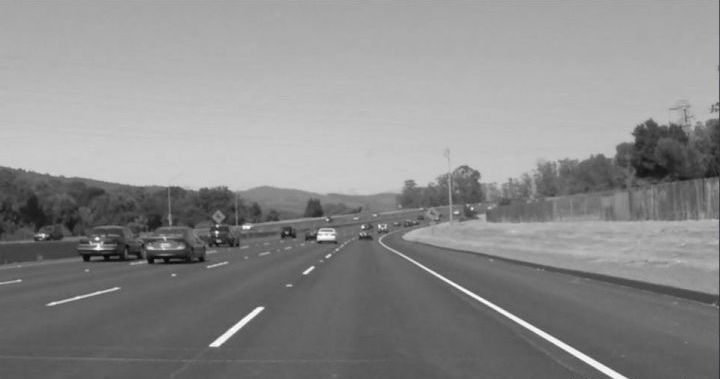
#> input picture Aerial and ADR Image Road Segmentation/Resources/road.jpg, 720 x 379 px
$ python LaneLine_Segmentation.py
#> lines starting #> are read from the running program, lines starting #| are printed output that depends on the picture; after the words box and inside, x2 and y2 are one past the last pixel; in counts of white or black regions, pixels touching at a corner belong together
'''
@program: LaneLine_Segmentation.py

@description: 航拍图像道路提取

@author: doubleZ

@create: 2019/12/13
'''

import numpy as np
import cv2 as cv

# 灰度图转换
def grayscale(image):
    return cv.cvtColor(image, cv.COLOR_RGB2GRAY)

# Canny边缘检测
def canny(image, low_threshold, high_threshold):
    return cv.Canny(image, low_threshold, high_threshold)

# 高斯滤波
def gaussian_blur(image, kernel_size):
    return cv.GaussianBlur(image, (kernel_size, kernel_size), 0)

# 生成感兴趣区域即Mask掩模
def region_of_interest(image, vertices):

    mask = np.zeros_like(image)  # 生成图像大小一致的zeros矩

    # 填充顶点vertices中间区域
    if len(image.shape) > 2:
        channel_count = image.shape[2]
        ignore_mask_color = (255,) * channel_count
    else:
        ignore_mask_color = 255

    # 填充函数
    cv.fillPoly(mask, vertices, ignore_mask_color)
    masked_image = cv.bitwise_and(image, mask)
    return masked_image

# 原图像与车道线图像按照a:b比例融合
def weighted_img(img, initial_img, a=0.8, b=1., c=0.):
    return cv.addWeighted(initial_img, a, img, b, c)

def draw_lines(image, lines, color=[255,0,0], thickness=2):

    right_y_set = []
    right_x_set = []
    right_slope_set = []

    left_y_set = []
    left_x_set = []
    left_slope_set = []

    slope_min = .35  # 斜率低阈值
    slope_max = .85  # 斜率高阈值
    middle_x = image.shape[1] / 2  # 图像中线x坐标
    max_y = image.shape[0]  # 最大y坐标

    for line in lines:
        for x1, y1, x2, y2 in line:
            fit = np.polyfit((x1, x2), (y1, y2), 1)    # 拟合成直线
            slope = fit[0]  # 斜率

            if slope_min < np.absolute(slope) <= slope_max:

                # 将斜率大于0且线段X坐标在图像中线右边的点存为右边车道线
                if slope > 0 and x1 > middle_x and x2 > middle_x:
                    right_y_set.append(y1)
                    right_y_set.append(y2)
                    right_x_set.append(x1)
                    right_x_set.append(x2)
                    right_slope_set.append(slope)

                # 将斜率小于0且线段X坐标在图像中线左边的点存为左边车道线
                elif slope < 0 and x1 < middle_x and x2 < middle_x:
                    left_y_set.append(y1)
                    left_y_set.append(y2)
                    left_x_set.append(x1)
                    left_x_set.append(x2)
                    left_slope_set.append(slope)

    # 绘制左车道线
    if left_y_set:
        lindex = left_y_set.index(min(left_y_set))  # 最高点
        left_x_top = left_x_set[lindex]
        left_y_top = left_y_set[lindex]
        lslope = np.median(left_slope_set)   # 计算平均值

    # 根据斜率计算车道线与图片下方交点作为起点
    left_x_bottom = int(left_x_top + (max_y - left_y_top) / lslope)

    # 绘制线段
    cv.line(image, (left_x_bottom, max_y), (left_x_top, left_y_top), color, thickness)

    # 绘制右车道线
    if right_y_set:
        rindex = right_y_set.index(min(right_y_set))  # 最高点
        right_x_top = right_x_set[rindex]
        right_y_top = right_y_set[rindex]
        rslope = np.median(right_slope_set)

    # 根据斜率计算车道线与图片下方交点作为起点
    right_x_bottom = int(right_x_top + (max_y - right_y_top) / rslope)

    # 绘制线段
    cv.line(image, (right_x_top, right_y_top), (right_x_bottom, max_y), color, thickness)

def hough_lines(img, rho, theta, threshold, min_line_len, max_line_gap):
    '''
    :description: 使用渐进概率式霍夫变换提取图像边缘

    :param rho: 线段以像素为单位的距离精度
    :param theta: 像素以弧度为单位的角度精度(np.pi/180较为合适)
    :param threshold: 霍夫平面累加的阈值
    :param min_line_len: 线段最小长度(像素级)
    :param max_line_gap: 最大允许断裂长度

    :return : 提取后的直线信息
    '''

    lines = cv.HoughLinesP(img, rho, theta, threshold, np.array([]), minLineLength=min_line_len, maxLineGap=max_line_gap)
    return lines

def process_image(image):

    rho = 1       # 霍夫像素单位
    theta = np.pi / 180    # 霍夫角度移动步长
    hof_threshold = 20   # 霍夫平面累加阈值threshold
    min_line_len = 30    # 线段最小长度
    max_line_gap = 60    # 最大允许断裂长度

    kernel_size = 5      # 高斯滤波器大小size
    canny_low_threshold = 75     # canny边缘检测低阈值
    canny_high_threshold = canny_low_threshold * 3    # canny边缘检测高阈值

    alpha = 0.8   # 原图像权重
    beta = 1.     # 车道线图像权重
    lambda_ = 0.

    imshape = image.shape  # 获取图像大小

    # 灰度图转换
    gray = grayscale(image)

    # 高斯滤波
    blur_gray = gaussian_blur(gray, kernel_size)

    # Canny边缘检测
    edge_image = canny(blur_gray, canny_low_threshold, canny_high_threshold)

    # 生成Mask掩模
    vertices = np.array([[(0, imshape[0]), (9 * imshape[1] / 20, 11 * imshape[0] / 18),
                          (11 * imshape[1] / 20, 11 * imshape[0] / 18), (imshape[1], imshape[0])]], dtype=np.int32)
    masked_edges = region_of_interest(edge_image, vertices)

    # 基于霍夫变换的直线检测
    lines = hough_lines(masked_edges, rho, theta, hof_threshold, min_line_len, max_line_gap)
    line_image = np.zeros_like(image)

    # 绘制车道线线段
    draw_lines(line_image, lines, thickness=10)

    # 图像融合
    lines_edges = weighted_img(image, line_image, alpha, beta, lambda_)
    return lines_edges

if __name__ == '__main__':
    image = cv.imread('../Resources/road.jpg')
#> image is the input picture: shape (379, 720, 3); mean B, G, R 139.5, 139.5, 139.5
    line_image = process_image(image)
#> in canny, `return cv.Canny(image, low_threshold, high_threshold)`:
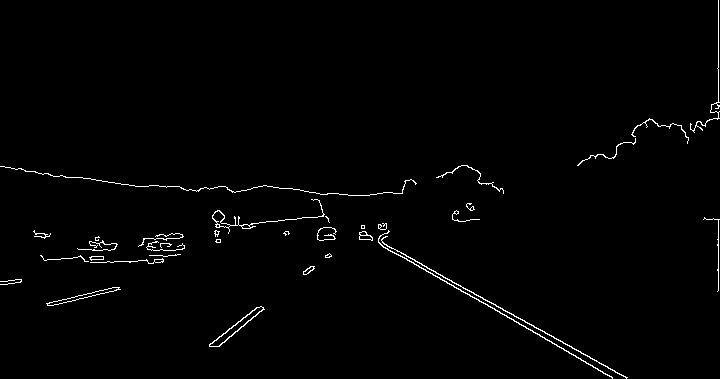
#> returned value: shape (379, 720); 1.3% white in thin lines or dots
#> in region_of_interest, `cv.fillPoly(mask, vertices, ignore_mask_color)`:
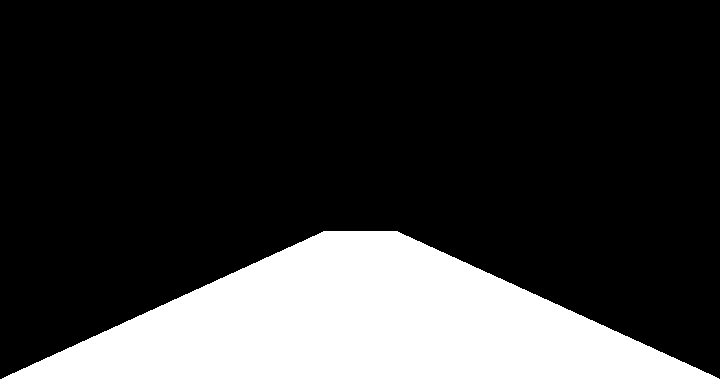
#> mask: shape (379, 720); 21.5% white; 1 white region, box (x1, y1, x2, y2) and area: (2, 231, 719, 379) 58635
#> in region_of_interest, `masked_image = cv.bitwise_and(image, mask)`:
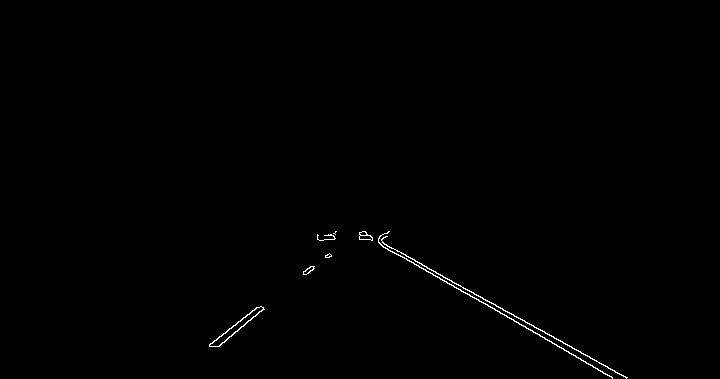
#> masked_image: shape (379, 720); 0.41% white in thin lines or dots, all inside (x1, y1, x2, y2) = (209, 231, 628, 379)
#> in hough_lines, `lines = cv.HoughLinesP(img, rho, theta, threshold, np.array([]), minLi..`: lines = [[362, 231, 626, 377], [359, 232, 612, 378], [218, 346, 329, 253], [469, 294, 611, 376], [209, 345, 310, 266], [363, 235, 461, 291], [264, 309, 330, 254], [219, 346, 328, 254], [212, 343, 309, 267], [317, 239, 383, 238], [361, 232, 612, 377]]
#> the loop in draw_lines, `for line in lines:` made 11 passes
#> after the loop in draw_lines, `for line in lines:`: left_slope_set = [-0.838, -0.782, -0.833, -0.844, -0.784]; left_x_set = [218, 329, 209, 310, 264, 330, 219, 328, 212, 309]; left_y_set = [346, 253, 345, 266, 309, 254, 346, 254, 343, 267]; right_slope_set = [0.553, 0.577, 0.571, 0.578]; right_x_set = [362, 626, 469, 611, 363, 461, 361, 612]; right_y_set = [231, 377, 294, 376, 235, 291, 232, 377]
#> in draw_lines, `lindex = left_y_set.index(min(left_y_set))`: lindex = 1
#> in draw_lines, `left_x_top = left_x_set[lindex]`: left_x_top = 329
#> in draw_lines, `left_y_top = left_y_set[lindex]`: left_y_top = 253
#> in draw_lines, `lslope = np.median(left_slope_set)`: lslope = -0.833
#> in draw_lines, `left_x_bottom = int(left_x_top + (max_y - left_y_top) / lslope)`: left_x_bottom = 177
#> in draw_lines, `rindex = right_y_set.index(min(right_y_set))`: rindex = 0
#> in draw_lines, `right_x_top = right_x_set[rindex]`: right_x_top = 362
#> in draw_lines, `right_y_top = right_y_set[rindex]`: right_y_top = 231
#> in draw_lines, `rslope = np.median(right_slope_set)`: rslope = 0.574
#> in draw_lines, `right_x_bottom = int(right_x_top + (max_y - right_y_top) / rslope)`: right_x_bottom = 619
#> in draw_lines, `cv.line(image, (right_x_top, right_y_top), (right_x_bottom, max_y), co..`:
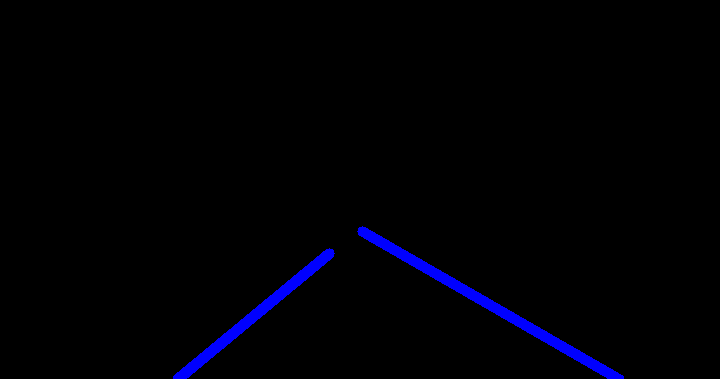
#> image: shape (379, 720, 3); mean of channels 0, 1, 2 4.9, 0, 0; drawn as B, G, R
    cv.imshow('image',line_image)
    cv.imwrite('../Resources/road.png', line_image)
    cv.waitKey(0)
